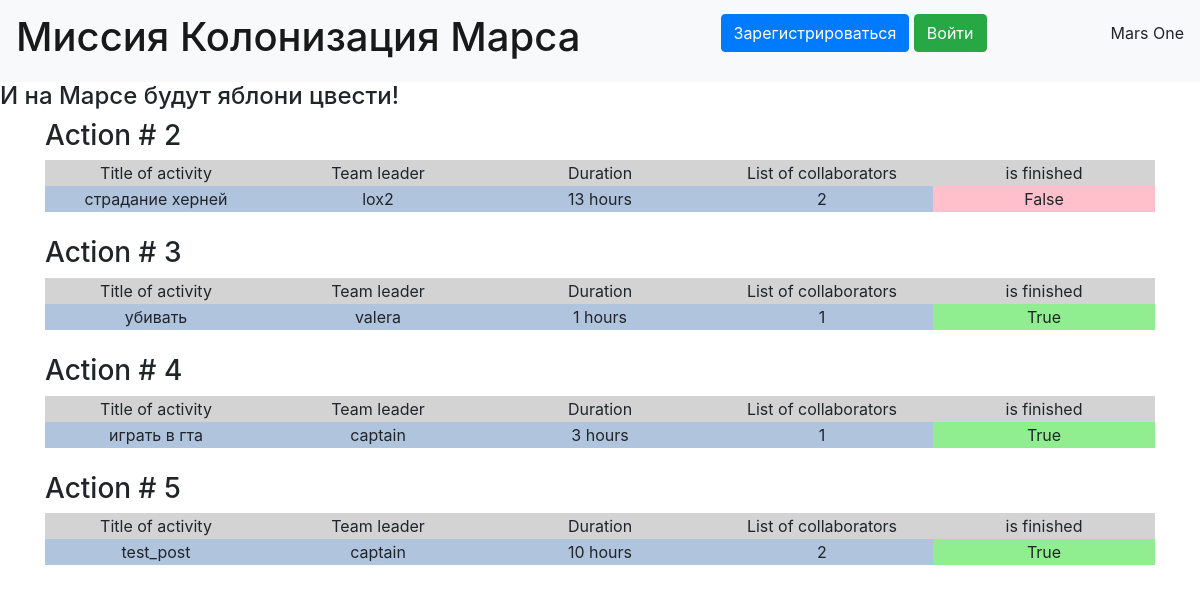
Before: / with the older database file.
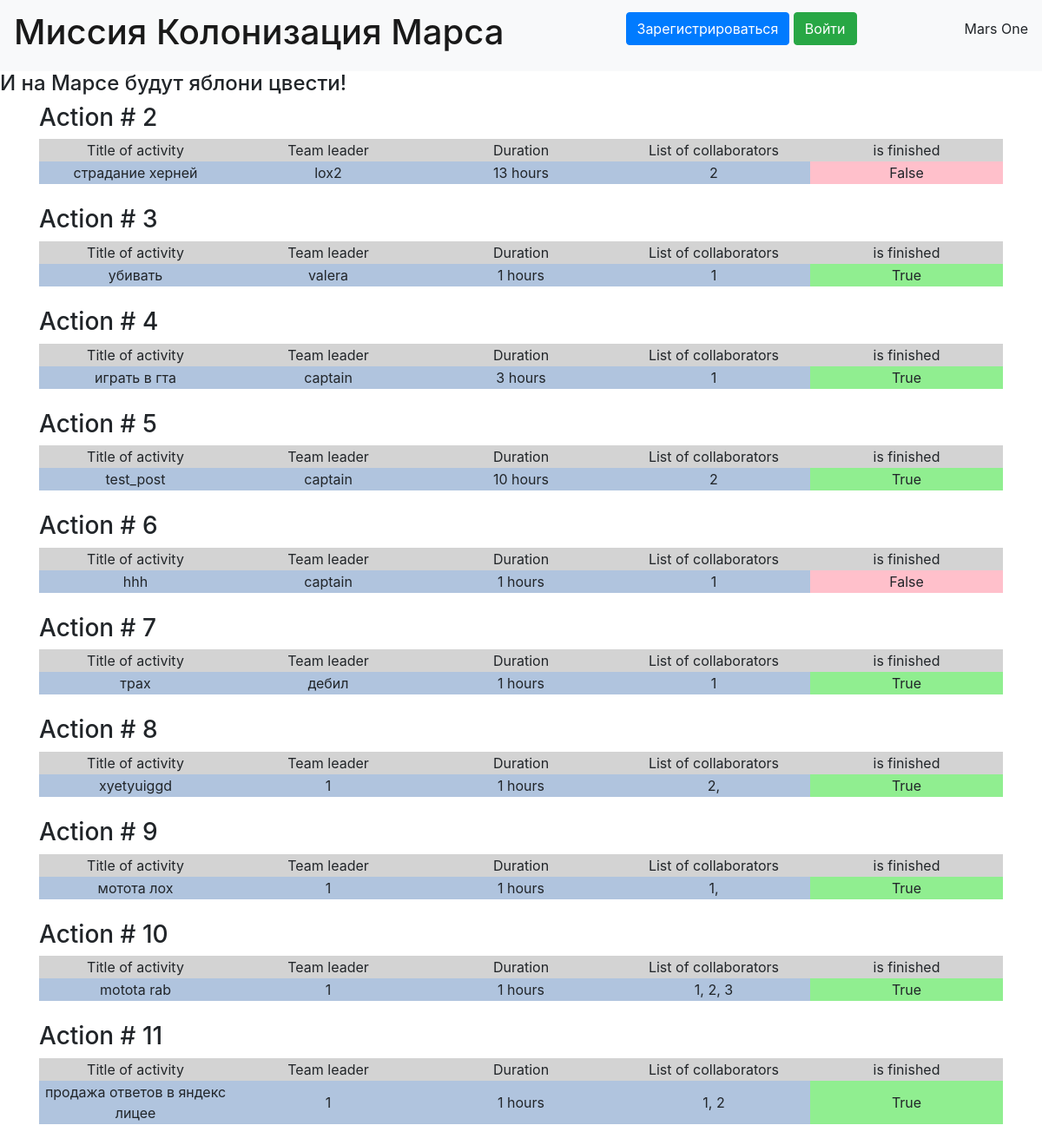
After: the same page with the newer database file.
### data/job.py (models this page shows)
class Jobs(SqlAlchemyBase, SerializerMixin):
    __tablename__ = 'jobs'
    id = sqlalchemy.Column(sqlalchemy.Integer, primary_key=True, autoincrement=True)
    team_leader = sqlalchemy.Column(sqlalchemy.Integer, sqlalchemy.ForeignKey("users.id"))
    job = sqlalchemy.Column(sqlalchemy.String, nullable=False)
    work_size = sqlalchemy.Column(sqlalchemy.Integer, nullable=False)
    collaborators = sqlalchemy.Column(sqlalchemy.String, nullable=False, default="")
    start_date = sqlalchemy.Column(sqlalchemy.DateTime, default=datetime.datetime.now)
    end_date = sqlalchemy.Column(sqlalchemy.DateTime, default=datetime.datetime.now)
    is_finished = sqlalchemy.Column(sqlalchemy.Boolean, nullable=False, default=False)
    user_relationship = orm.relationship("User", back_populates="job_relationship")

### data/user.py (models this page shows, shortened)
class User(SqlAlchemyBase, UserMixin, SerializerMixin):
    __tablename__ = 'users'
    id = sqlalchemy.Column(sqlalchemy.Integer, primary_key=True, autoincrement=True)
    surname = sqlalchemy.Column(sqlalchemy.String)
    name = sqlalchemy.Column(sqlalchemy.String)
    age = sqlalchemy.Column(sqlalchemy.Integer)
    position = sqlalchemy.Column(sqlalchemy.String)
    speciality = sqlalchemy.Column(sqlalchemy.String)
    address = sqlalchemy.Column(sqlalchemy.String)
    email = sqlalchemy.Column(sqlalchemy.String, unique=True)
    city_from = sqlalchemy.Column(sqlalchemy.String)
    hashed_password = sqlalchemy.Column(sqlalchemy.String)
    modified_date = sqlalchemy.Column(sqlalchemy.DateTime, default=datetime.datetime.now)
    job_relationship = orm.relationship("Jobs", back_populates="user_relationship")

### server.py (the view)
@app.route('/', methods=["GET", "POST"])
def main_route():
    db_sess = db_session.create_session()
    jobs_data = db_sess.query(Jobs).all()
    return render_template('base_with_btn.html', jobs_data=jobs_data)

### data/db_session.py (called while the page is built)
def create_session() -> Session:
    global __factory
    return __factory()

### templates/base_with_btn.html (shortened to what this page needs)
{% extends "base.html" %}
{% block content %}
    {% for item in jobs_data %}
    <strong><h3>Action # {{item.id}}</h3></strong>
    <table>
        <tr class="heading_table">
            <td>Title of activity</td>
            <td>Team leader</td>
            <td>Duration</td>
            <td>List of collaborators</td>
            <td>is finished</td>
        </tr>
        <tr class="body_table">
            <td>{{item.job}}</td>
            <td>{{item.user_relationship.name}}</td>
            <td>{{item.work_size}} hours</td>
            <td>{{item.collaborators}}</td>
            {% if not item.is_finished%}
                <td class="pink_row">{{item.is_finished}}</td>
            {% else %}
                <td class="green_row">{{item.is_finished}}</td>
            {% endif %}
        </tr>
    </table>
    <br>
{% endfor %}
{% endblock %}

### templates/base.html (shortened to what this page needs)
<!doctype html>
<html lang="en">
<head>
    <link href="https://cdn.jsdelivr.net/npm/bootstrap@4.4.1/dist/css/bootstrap.min.css" rel="stylesheet">
    <link rel="stylesheet" type="text/css" href="{{url_for('static', filename='css/style.css')}}"/>
</head>
</head>
<body>
<header>
    <nav class="navbar navbar-light bg-light">
        <a class="navbar-brand" href="#"><h1>Миссия Колонизация Марса</h1></a>
        {% if current_user.is_authenticated %}
        <a href="/logout" class="navbar-brand">{{ current_user.surname}} {{ current_user.name }}</a>
        <a class="btn btn-danger" href="/logout">Выйти </a>
        {% else %}
        <p>
            <a class="btn btn-primary " href="/register">Зарегистрироваться</a>
            <a class="btn btn-success" href="/login">Войти</a>
        </p>
        {% endif %}
        <p>Mars One</p>
    </nav>
</header>
<h4>И на Марсе будут яблони цвести!</h4>
<main role="main" class="container">
    {% block content %}{% endblock %}
</main>
</body>
</html>

### static/css/style.css (style rules this page uses)
table { text-align: center; alignment: center; width: 100%; overflow-wrap: break-word; word-break: break-word; table-layout: fixed; }
.heading_table { background-color: lightgray; }
.body_table { background-color: lightsteelblue; }
.pink_row { background-color: pink; }
.green_row { background-color: lightgreen; }

Changed rows visible on the page:
added Jobs: id "6", job "hhh", user_relationship.name "captain", work_size "1", collaborators "1", is_finished "False"
added Jobs: id "7", job "трах", user_relationship.name "дебил", work_size "1", collaborators "1", is_finished "True"
added Jobs: id "8", job "xyetyuiggd", user_relationship.name "1", work_size "1", collaborators "2,", is_finished "True"
added Jobs: id "9", job "мотота лох", user_relationship.name "1", work_size "1", collaborators "1,", is_finished "True"
added Jobs: id "10", job "motota rab", user_relationship.name "1", work_size "1", collaborators "1, 2, 3", is_finished "True"
added Jobs: id "11", job "продажа ответов в яндекс лицее", user_relationship.name "1", work_size "1", collaborators "1, 2", is_finished "True"
